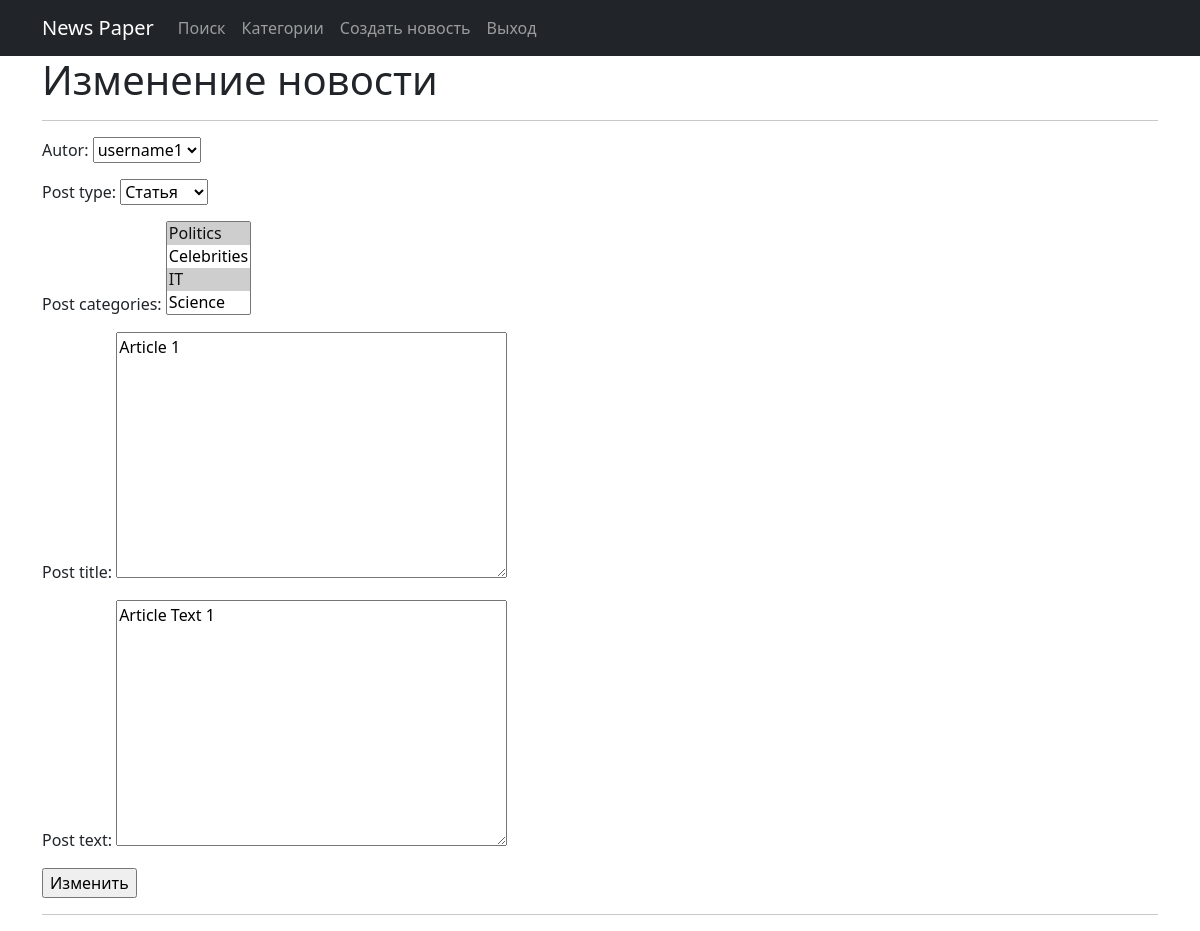
Page /news/19/update/ (signed in) on the earlier database version.
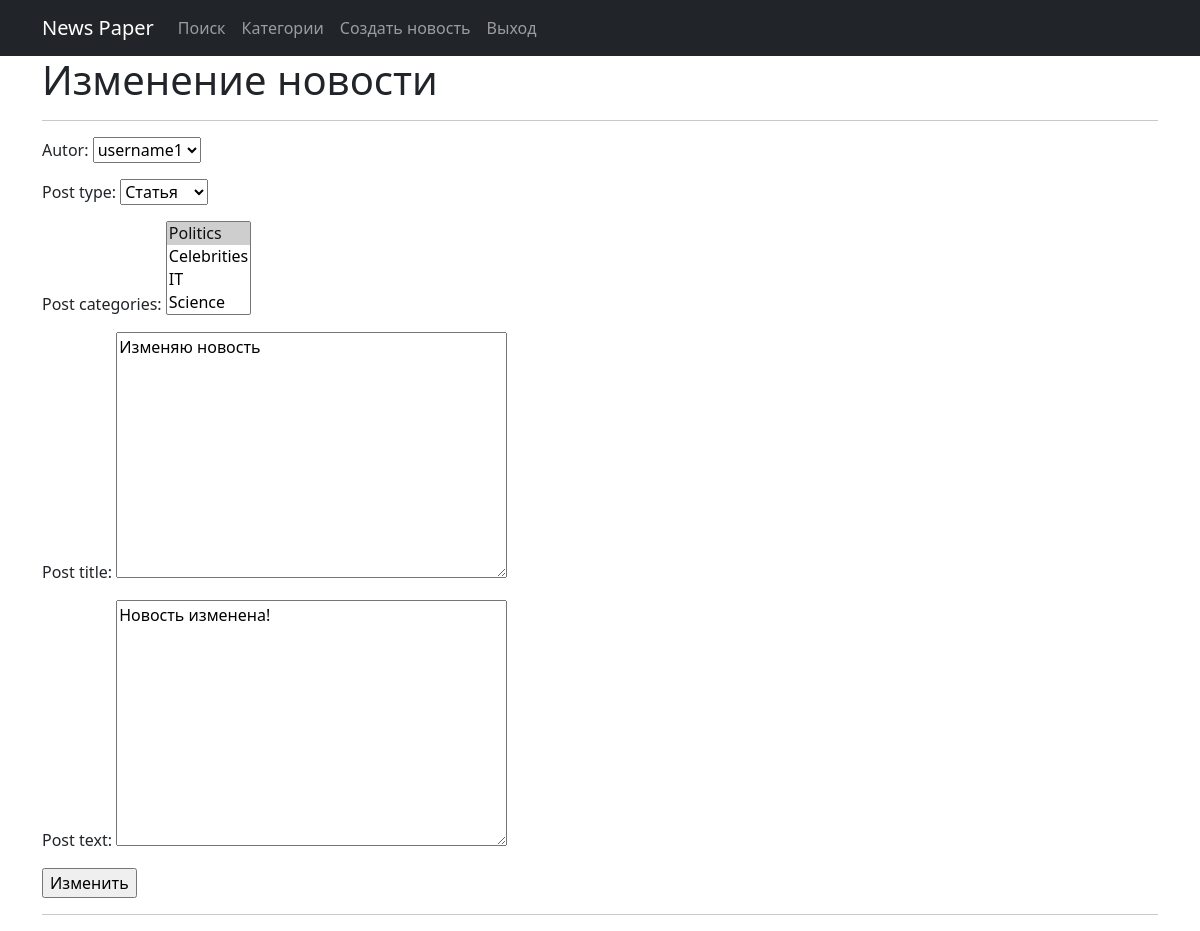
Same page on the later database version.
### news/models.py (models this page shows, shortened)
class Post(models.Model):
    ARTICLE = 'AR'
    NEWS = 'NW'
    POST_TYPE = [(ARTICLE, 'Статья'), (NEWS, 'Новость')]
    autor = models.ForeignKey(Author, on_delete=models.CASCADE)
    post_type = models.CharField(max_length=2, choices=POST_TYPE, default=ARTICLE)
    post_data_time = models.DateTimeField(auto_now_add=True)
    post_categories = models.ManyToManyField(Category, through="PostCategory")
    post_title = models.TextField()
    post_text = models.TextField()
    rating = models.IntegerField(default=0)

### news/views.py (the view)
# urls.py: path('<int:pk>/update/', PostUpdate.as_view()),
class PostUpdate(LoginRequiredMixin, PermissionRequiredMixin, UpdateView):
    form_class = PostForm
    model = Post
    template_name = 'update.html'
    permission_required = ('news.change_post',)

### news/forms.py
class PostForm(forms.ModelForm):
    class Meta:
        model = Post
        fields = [
            'autor',
            'post_type',
            'post_categories',
            'post_title',
            'post_text',
        ]

### news/models.py (called while the page is built)
    def __str__(self):
        return f'{self.author_user}'

    def __str__(self):
        return f'{self.category_name}'

### templates/update.html (shortened to what this page needs)
{% extends 'flatpages/default.html' %}
{% block content %}
<h1>Изменение новости</h1>
<hr>
<form action="" method="post">
    {{ form.as_p }}
    <input type="submit" value="Изменить" />
</form>
<hr>
{% endblock content %}

Differences in the rows shown:
changed Post "username1": post_title "Article 1" → "Изменяю новость"; post_text "Article Text 1" → "Новость изменена!"
Other differences:
form field post_categories: "Politics ☑ / Celebrities / IT ☑ / Science" → "Politics ☑ / Celebrities / IT / Science"
